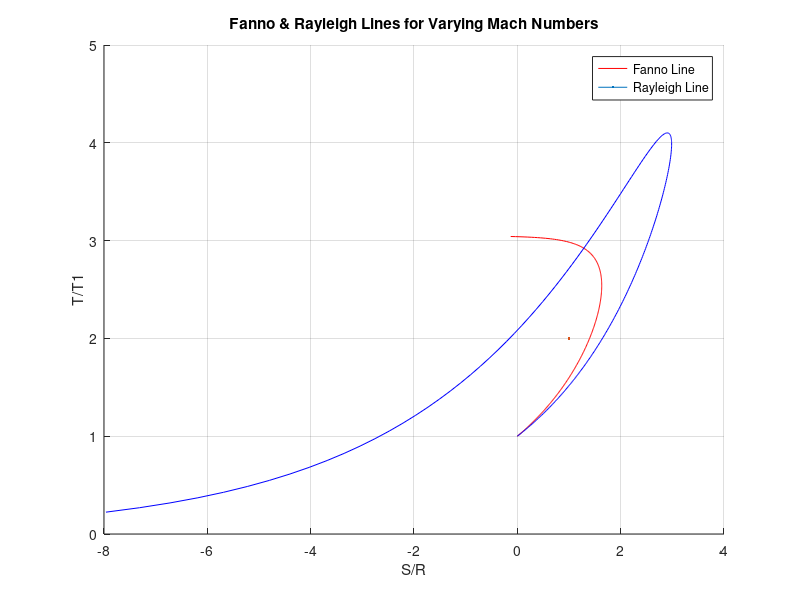

Source code (MATLAB):
clear all; clc; close all;

% Initial conditions
T1 = 300;
p1 = 2;
M1 = 3.2;
int = 0.01;
M = 0.1:int:3.2; % Mach values
gamma = 1.4;

% Fanno line
T_T1f = (2+(gamma-1)*M1^2) ./ (2+(gamma-1)*M.^2);
p_p1f = sqrt(T_T1f)*M1./M;
SRf = (gamma/(gamma-1)) * log(T_T1f) - log(p_p1f);

% Rayleigh line
p_p1r = (1 + gamma*M1^2) ./ (1 + gamma*M.^2);
T_T1r = (p_p1r .* M./M1).^2;
SRr = (gamma/(gamma-1)) * log(T_T1r) - log(p_p1r);

% Plot
figure(1)
hold on; grid on;
plot(SRf,T_T1f,'r',LineWidth=2);
plot(SRr,T_T1r,'b',LineWidth=2);
xlabel('S/R'); ylabel('T/T1'); 
legend('Fanno Line', 'Rayleigh Line');
title('Fanno & Rayleigh Lines for Varying Mach Numbers');


% Table
Anan = [M',p_p1f',p_p1r',T_T1f',T_T1r',SRf',SRr'];